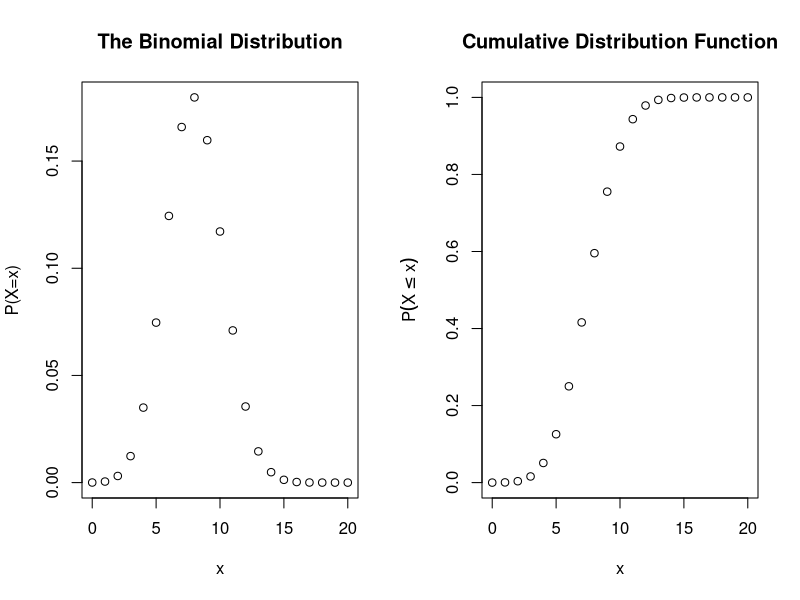

Write the R code that produced this figure.
## ---- chunk 1
knitr::opts_chunk$set(echo = TRUE)
## ---- chunk 2
# create input parameters
n=20
p=0.4
x=0:20
## ---- chunk 3
#calculating probability mass distribution and cumulative distribution
pmval=dbinom(x,size=n,prob=p)
pmval
## ---- chunk 4
#calculating cumulative density
cdval=pbinom(x,size=n,prob=p)
cdval
## ---- chunk 5
par(mfrow=c(1,2))
plot(x,pmval,xlab="x",ylab="P(X=x)", main="The Binomial Distribution")
plot(x,cdval,xlab="x",ylab=expression(P(X<=x)),main="Cumulative Distribution Function")
